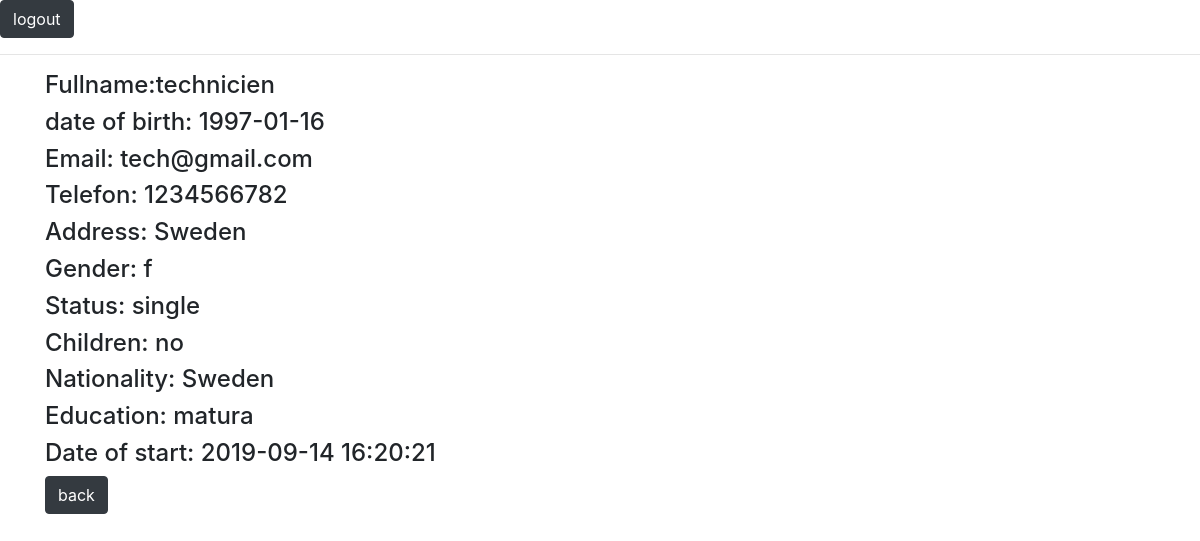
The app's page /userprofile.php (signed in), older data.
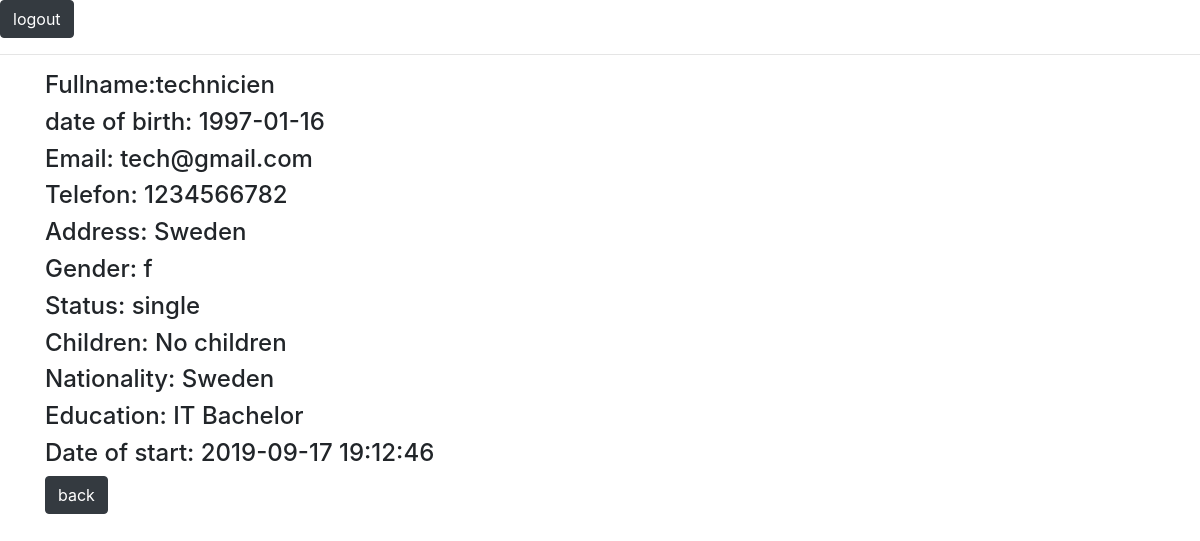
The same page, newer data.
### tables this page shows
CREATE TABLE `users` (
  `user_id` int(12) NOT NULL,
  `fullname` varchar(200) NOT NULL,
  `date_of_birth` date NOT NULL,
  `email` varchar(200) NOT NULL,
  `password` varchar(200) NOT NULL,
  `telefon` varchar(200) NOT NULL,
  `address` varchar(200) NOT NULL,
  `gender` enum('f','m') NOT NULL,
  `status` enum('Married','single') NOT NULL,
  `children` varchar(200) NOT NULL,
  `nationality` varchar(200) NOT NULL,
  `education` varchar(200) NOT NULL,
  `date_of_start` timestamp NOT NULL DEFAULT current_timestamp() ON UPDATE current_timestamp(),
  `role` varchar(200) NOT NULL
);

### userprofile.php (the view, shortened to what this page needs)
<?php
require 'db.php';
?>
<html>
<head>
<?php include 'header.php'; ?>
</head>
<body>
  <a class='btn btn-dark' href="logout.php?logout">logout</a>
<hr>
<div class="container">
  <?php
  if(isset($_SESSION['user'])){
    $var = $_SESSION['user'];
  } else if(isset($_SESSION['director'])){
    $var = $_SESSION['director'];
  } else if(isset($_SESSION['dealer'])){
    $var = $_SESSION['dealer'];
  } else if($_SESSION['eng']){
    $var = $_SESSION['eng'];
  } else if($_SESSION['manager']){
    $var = $_SESSION['manager'];
  } else if($_SESSION['acc']){
    $var = $_SESSION['acc'];
  } else if($_SESSION['tech']){
    $var = $_SESSION['tech'];
  }
    $sql = "SELECT * FROM users WHERE user_id=".$var;
    $result = mysqli_query($conn,$sql);
      if($result->num_rows > 0) {
        while($row = $result->fetch_assoc()) {?>
          <h4>Fullname:<?php echo $row['fullname'];?></h4>
          <h4>date of birth: <?php echo $row['date_of_birth'];?></h4>
          <h4>Email: <?php echo $row['email'];?></h4>
          <h4>Telefon: <?php echo $row['telefon'];?></h4>
          <h4>Address: <?php echo $row['address'];?></h4>
          <h4>Gender: <?php echo $row['gender'];?></h4>
          <h4>Status: <?php echo $row['status'];?></h4>
          <h4>Children: <?php echo $row['children'];?></h4>
          <h4>Nationality: <?php echo $row['nationality'];?></h4>
          <h4>Education: <?php echo $row['education'];?></h4>
          <h4>Date of start: <?php echo $row['date_of_start'];?></h4>
            <a class='btn btn-dark' href="landingpage.php">back</a>
  <?php
}
}
  ?>
  </div>
</body>
</html>

Row changes from the older to the newer data that the page shows:
changed users "technicien": children "no" → "No children"; education "matura" → "IT Bachelor"; date_of_start "2019-09-14 16:20:21" → "2019-09-17 19:12:46"
